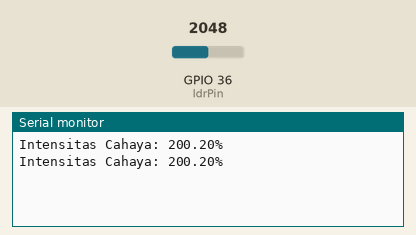
Recording of a sketch running on a simulated ESP32. Shown: the last lines printed to the serial monitor. The test bench sets the inputs (shaded band); at power-on: GPIO 36 (ldrPin) = 2048.

Above: at 1.8 s.
1.9 s: GPIO 36 (ldrPin) set to 2866
At 2.4 s:
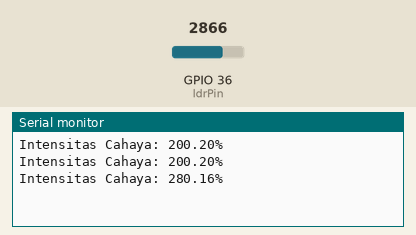
3.4 s: GPIO 36 (ldrPin) set to 3603
At 4.8 s:
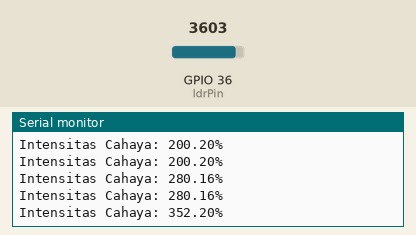
Timing chart, 0 to 6.4 s (numbered marks = the images above; inputs shaded):
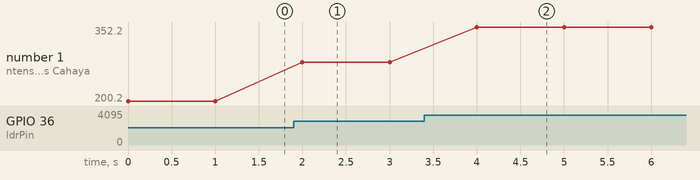

The sketch:

sketch.ino
```cpp
const byte ldrPin = A0;

void setup() {
  Serial.begin(115200);
}

void loop() {
  int ldrValue = analogRead(ldrPin);


  float persentase = (ldrValue / 1023.0) * 100.0;

  Serial.print("Intensitas Cahaya: ");
  Serial.print(persentase);
  Serial.println("%");

  delay(1000);
}
```

Measured:
- after the input at 1.9 s, the serial monitor: prints a new line after 0.10 s (image 1)
- after the input at 3.4 s, the serial monitor: prints a new line after 0.60 s (image 2)
- plotted number 1: 200.2 → 280.16 after the input at 1.9 s, 280.16 → 352.2 after the input at 3.4 s
